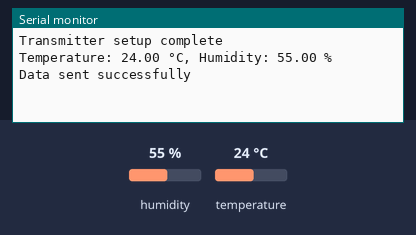
This sketch was run on a simulated Arduino Uno, built with avr-gcc and run on an emulated ATmega328P. Parts: the last lines printed to the serial monitor. The test bench sets the inputs (shaded band); at power-on: humidity 55 %, temperature 24 °C. No radio packets arrive unless stated.

Above: at 6.2 s.
6.3 s: humidity set to 22 %
At 9.9 s:
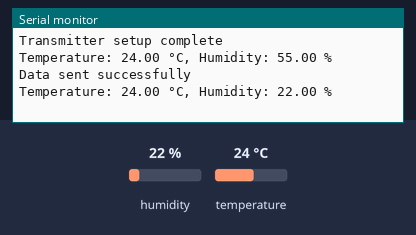
11.1 s: temperature set to 12 °C
At 14.9 s:
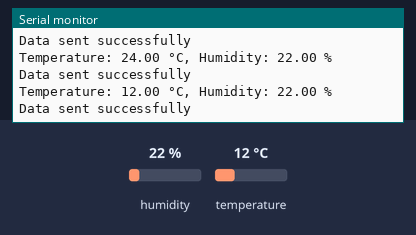
15.9 s: humidity set to 40 %
At 18.9 s:
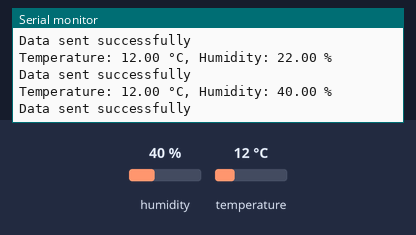
Timing chart, 0 to 20.4 s (numbered marks = the images above; inputs shaded):
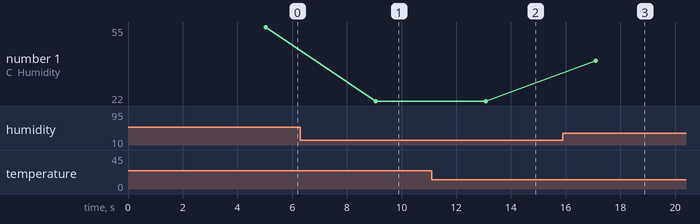

Measured:
- after the input at 6.3 s, the serial monitor: prints a new line after 2.8 s (image 1)
- after the input at 11.1 s, the serial monitor: prints a new line after 2.0 s (image 2)
- after the input at 15.9 s, the serial monitor: prints a new line after 1.2 s (image 3)
- plotted number 1: 55 → 22 after the input at 6.3 s, 22 → 40 after the input at 15.9 s

The sketch:

transmitter.ino
```cpp
#include <SPI.h>
#include <RF24.h>
#include <DHT.h>

// NRF24L01 setup
RF24 radio(9, 10);  // CE, CSN pins

// Address for communication
const byte address[6] = "00001";

// DHT11 setup
#define DHTPIN 2
#define DHTTYPE DHT11
DHT dht(DHTPIN, DHTTYPE);

struct SensorData {
  float temperature;
  float humidity;
};

void setup() {
  Serial.begin(9600);

  // Initialize DHT11 with a longer delay for stabilization
  dht.begin();
  delay(5000); // Increased delay for sensor stabilization

  // Initialize NRF24L01
  radio.begin();
  radio.openWritingPipe(address);
  radio.setPALevel(RF24_PA_LOW);
  radio.stopListening();

  Serial.println("Transmitter setup complete");
}

void loop() {
  SensorData data;

  // Attempt to read from DHT sensor
  data.temperature = dht.readTemperature();
  data.humidity = dht.readHumidity();

  if (!isnan(data.temperature) && !isnan(data.humidity)) {
    Serial.print("Temperature: ");
    Serial.print(data.temperature);
    Serial.print(" °C, Humidity: ");
    Serial.print(data.humidity);
    Serial.println(" %");

    // Delay before starting NRF transmission
    delay(1000);

    // Send data to receiver
    bool success = radio.write(&data, sizeof(data));
    if (success) {
      Serial.println("Data sent successfully");
    } else {
      Serial.println("Failed to send data");
    }
  } else {
    Serial.println("Failed to read from DHT sensor!");
  }

  delay(3000);  // Longer delay between loops to prevent conflicts
}
```
